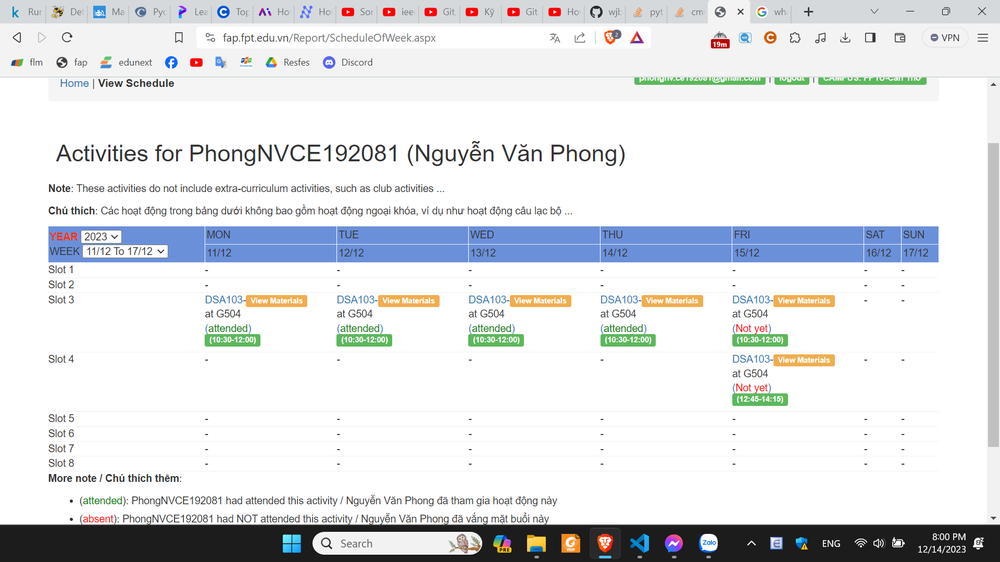
#> input picture text1.png, 1000 x 562 px, shrunk from 1920 x 1080 before the run, found by its file name
$ python usingOpenCV.py
#> lines starting #> are read from the running program, lines starting #| are printed output that depends on the picture
import cv2
from matplotlib import pyplot as plt

image_file = "data/text1.png"

# GRAYSCALING IMAGES
img = cv2.imread(image_file) # 0 means image in grayscale
#> img is the input picture: shape (562, 1000, 3); mean B, G, R 229.2, 226.6, 224.4
def grayscaling(img):
    img = cv2.cvtColor(img, cv2.COLOR_BGR2GRAY)
    return(img)
# SAVING IMAGES


# INVERTING IMAGES
inverted_image = cv2.bitwise_not(img)
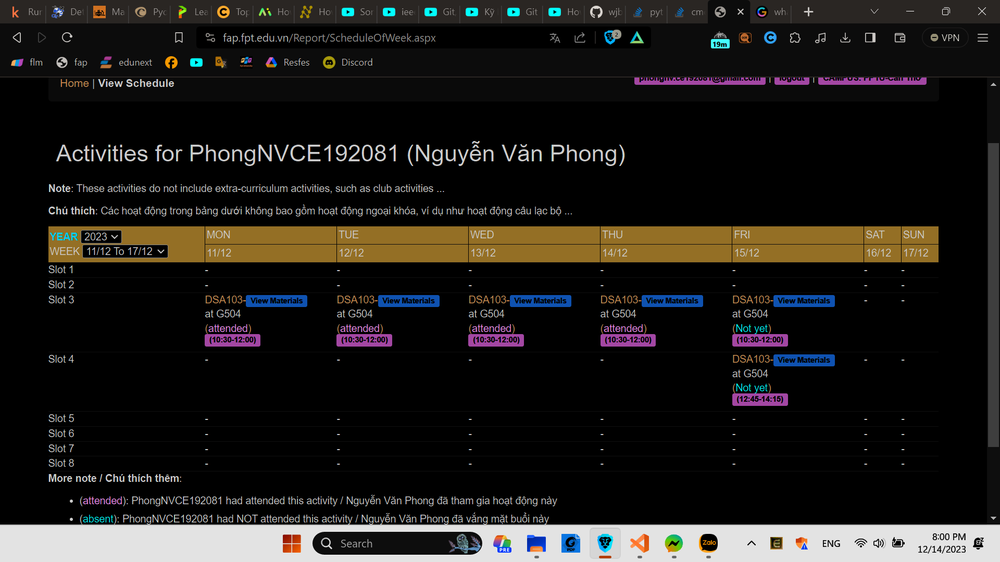
#> inverted_image: shape (562, 1000, 3); mean B, G, R 25.8, 28.4, 30.6


# cv2.imshow("inverted_image", inverted_image)
# cv2.waitKey(0)


img = cv2.imread("data/text1.png")
inverted_img = cv2.bitwise_not(img)
def inverting(img):
    img = cv2.bitwise_not(img)
    return(img)
# THRESHOLDING IMAGES

def threshold_img(img, code1=230, code2=250):
    thresh, im_bw = cv2.threshold(img, code1, code2, cv2.THRESH_BINARY)
    return(im_bw)

# NOISE REMOVAL
def noise_removal(image):
    import numpy as np
    kernel = np.ones((1, 1), np.uint8)
    image = cv2.dilate(image, kernel, iterations=1)
    kernel = np.ones((1,1), np.uint8)
    image = cv2.erode(image, kernel, iterations=1)
    # image = cv2.morphologyEx(image, cv2.MORPH_CLOSE, kernel)
    # image = cv2.medianBlur(image, 3)
    return(image)

"""another_image = cv2.imread("data/text1.png") #original image
another_image = cv2.imread("data/grayscale of inverted.png")
no_noise = noise_removal(another_image)
cv2.imshow("img", no_noise)
cv2.waitKey(0)"""
# DILATION AND EROSION, DILATION MIGHT BE NEEDED
def thick_font(image):
    import numpy as np
    image = cv2.bitwise_not(image)
    kernel = np.ones((2, 1), np.uint8)
    image = cv2.dilate(image, kernel, iterations=1)
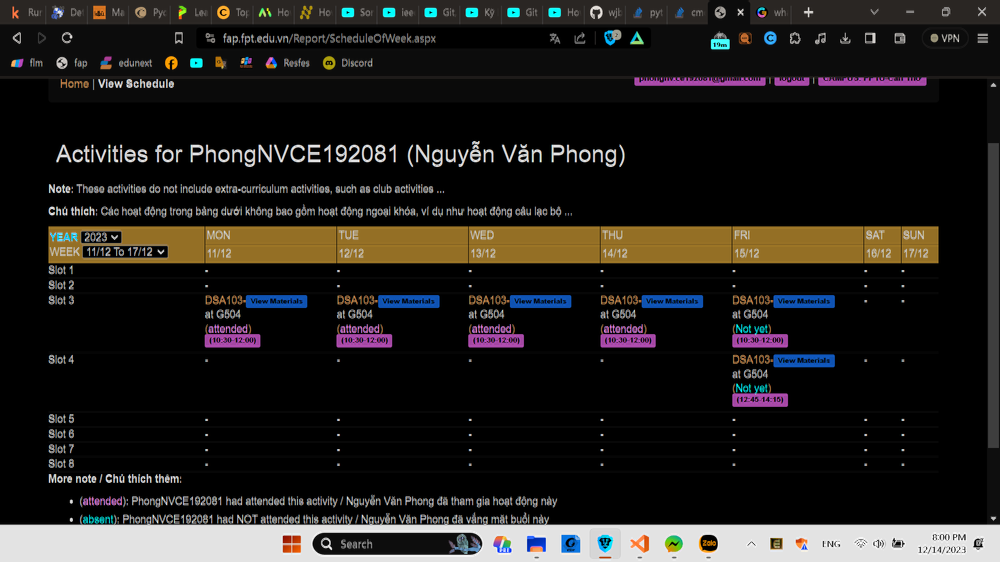
#> image: shape (562, 1000, 3); mean of channels 0, 1, 2 28.7, 31.2, 33.5; drawn as B, G, R
    image = cv2.bitwise_not(image)
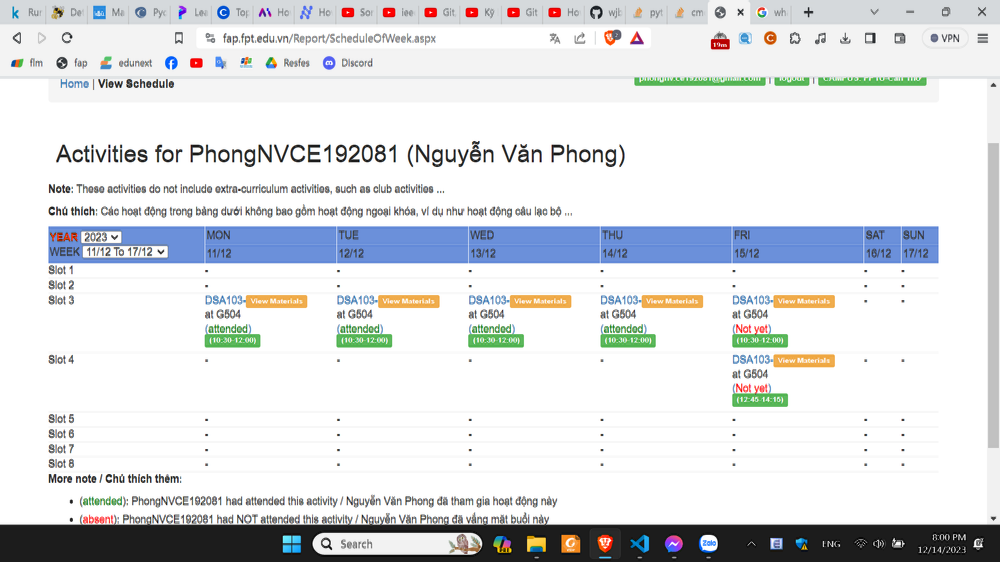
#> image: shape (562, 1000, 3); mean of channels 0, 1, 2 226.3, 223.8, 221.5; drawn as B, G, R
    return(image)
another_image = cv2.imread("data/text1.png")
dilated_image = thick_font(another_image)
# cv2.imshow("img", dilated_image)
# cv2.waitKey(0)
